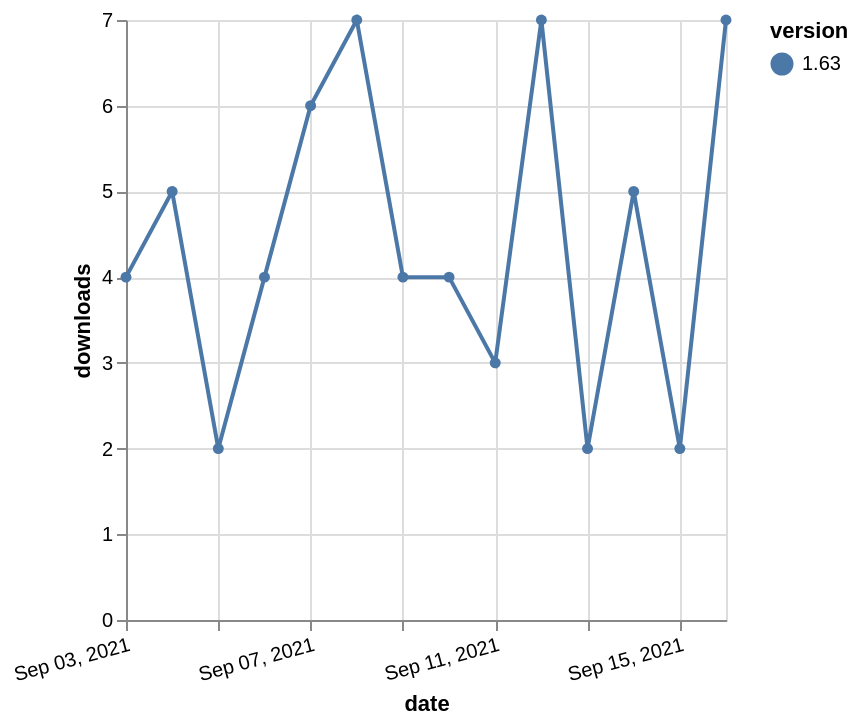

Vega-Lite specification stored for this chart:
### Vega-Lite specification from a JSON file in a GitHub repository (floating-point values rounded to 4 significant figures)
{"$schema": "https://vega.github.io/schema/vega-lite/v5.json", "description": "A simple bar chart with embedded data.", "data": {"values": [{"date": "2021-09-03", "total": 3306, "delta": 4, "version": "1.63"}, {"date": "2021-09-04", "total": 3311, "delta": 5, "version": "1.63"}, {"date": "2021-09-05", "total": 3313, "delta": 2, "version": "1.63"}, {"date": "2021-09-06", "total": 3317, "delta": 4, "version": "1.63"}, {"date": "2021-09-07", "total": 3323, "delta": 6, "version": "1.63"}, {"date": "2021-09-08", "total": 3330, "delta": 7, "version": "1.63"}, {"date": "2021-09-09", "total": 3334, "delta": 4, "version": "1.63"}, {"date": "2021-09-10", "total": 3338, "delta": 4, "version": "1.63"}, {"date": "2021-09-11", "total": 3341, "delta": 3, "version": "1.63"}, {"date": "2021-09-12", "total": 3348, "delta": 7, "version": "1.63"}, {"date": "2021-09-13", "total": 3350, "delta": 2, "version": "1.63"}, {"date": "2021-09-14", "total": 3355, "delta": 5, "version": "1.63"}, {"date": "2021-09-15", "total": 3357, "delta": 2, "version": "1.63"}, {"date": "2021-09-16", "total": 3364, "delta": 7, "version": "1.63"}]}, "width": "container", "mark": {"type": "line", "point": {"filled": true}}, "encoding": {"x": {"field": "date", "type": "temporal", "timeUnit": "yearmonthdate", "title": "date", "axis": {"labelAngle": -15}}, "y": {"field": "delta", "type": "quantitative", "title": "downloads"}, "color": {"field": "version", "type": "nominal"}, "tooltip": {"field": "delta"}}}
